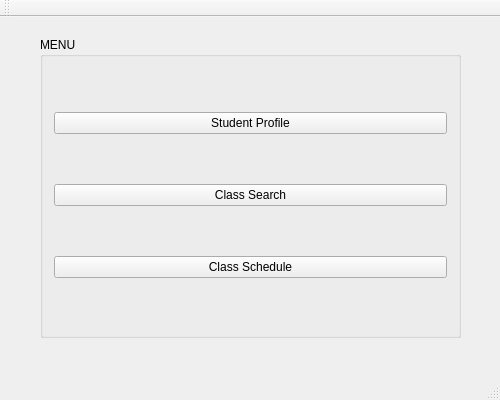
<?xml version="1.0" encoding="UTF-8"?>
<ui version="4.0">
 <class>MainWindow</class>
 <widget class="QMainWindow" name="MainWindow">
  <property name="geometry">
   <rect>
    <x>0</x>
    <y>0</y>
    <width>500</width>
    <height>400</height>
   </rect>
  </property>
  <property name="sizePolicy">
   <sizepolicy hsizetype="Fixed" vsizetype="Fixed">
    <horstretch>0</horstretch>
    <verstretch>0</verstretch>
   </sizepolicy>
  </property>
  <property name="maximumSize">
   <size>
    <width>500</width>
    <height>400</height>
   </size>
  </property>
  <property name="windowTitle">
   <string>MainWindow</string>
  </property>
  <widget class="QWidget" name="centralWidget">
   <property name="sizePolicy">
    <sizepolicy hsizetype="MinimumExpanding" vsizetype="MinimumExpanding">
     <horstretch>0</horstretch>
     <verstretch>0</verstretch>
    </sizepolicy>
   </property>
   <widget class="QGroupBox" name="groupBox">
    <property name="geometry">
     <rect>
      <x>40</x>
      <y>20</y>
      <width>421</width>
      <height>301</height>
     </rect>
    </property>
    <property name="sizePolicy">
     <sizepolicy hsizetype="Fixed" vsizetype="Fixed">
      <horstretch>0</horstretch>
      <verstretch>0</verstretch>
     </sizepolicy>
    </property>
    <property name="maximumSize">
     <size>
      <width>500</width>
      <height>400</height>
     </size>
    </property>
    <property name="title">
     <string>MENU</string>
    </property>
    <layout class="QVBoxLayout" name="verticalLayout">
     <item>
      <widget class="QPushButton" name="pushButton_studentProfile">
       <property name="sizePolicy">
        <sizepolicy hsizetype="Preferred" vsizetype="Fixed">
         <horstretch>0</horstretch>
         <verstretch>0</verstretch>
        </sizepolicy>
       </property>
       <property name="maximumSize">
        <size>
         <width>16777215</width>
         <height>16777215</height>
        </size>
       </property>
       <property name="baseSize">
        <size>
         <width>0</width>
         <height>0</height>
        </size>
       </property>
       <property name="text">
        <string>Student Profile</string>
       </property>
      </widget>
     </item>
     <item>
      <widget class="QPushButton" name="pushButton_classSearch">
       <property name="sizePolicy">
        <sizepolicy hsizetype="Preferred" vsizetype="Fixed">
         <horstretch>0</horstretch>
         <verstretch>0</verstretch>
        </sizepolicy>
       </property>
       <property name="text">
        <string>Class Search</string>
       </property>
      </widget>
     </item>
     <item>
      <widget class="QPushButton" name="pushButton_classSchedule">
       <property name="sizePolicy">
        <sizepolicy hsizetype="Preferred" vsizetype="Fixed">
         <horstretch>0</horstretch>
         <verstretch>0</verstretch>
        </sizepolicy>
       </property>
       <property name="text">
        <string>Class Schedule</string>
       </property>
      </widget>
     </item>
    </layout>
   </widget>
  </widget>
  <widget class="QMenuBar" name="menuBar">
   <property name="geometry">
    <rect>
     <x>0</x>
     <y>0</y>
     <width>500</width>
     <height>20</height>
    </rect>
   </property>
  </widget>
  <widget class="QToolBar" name="mainToolBar">
   <attribute name="toolBarArea">
    <enum>TopToolBarArea</enum>
   </attribute>
   <attribute name="toolBarBreak">
    <bool>false</bool>
   </attribute>
  </widget>
  <widget class="QStatusBar" name="statusBar"/>
 </widget>
 <layoutdefault spacing="6" margin="11"/>
 <resources/>
 <connections/>
</ui>
